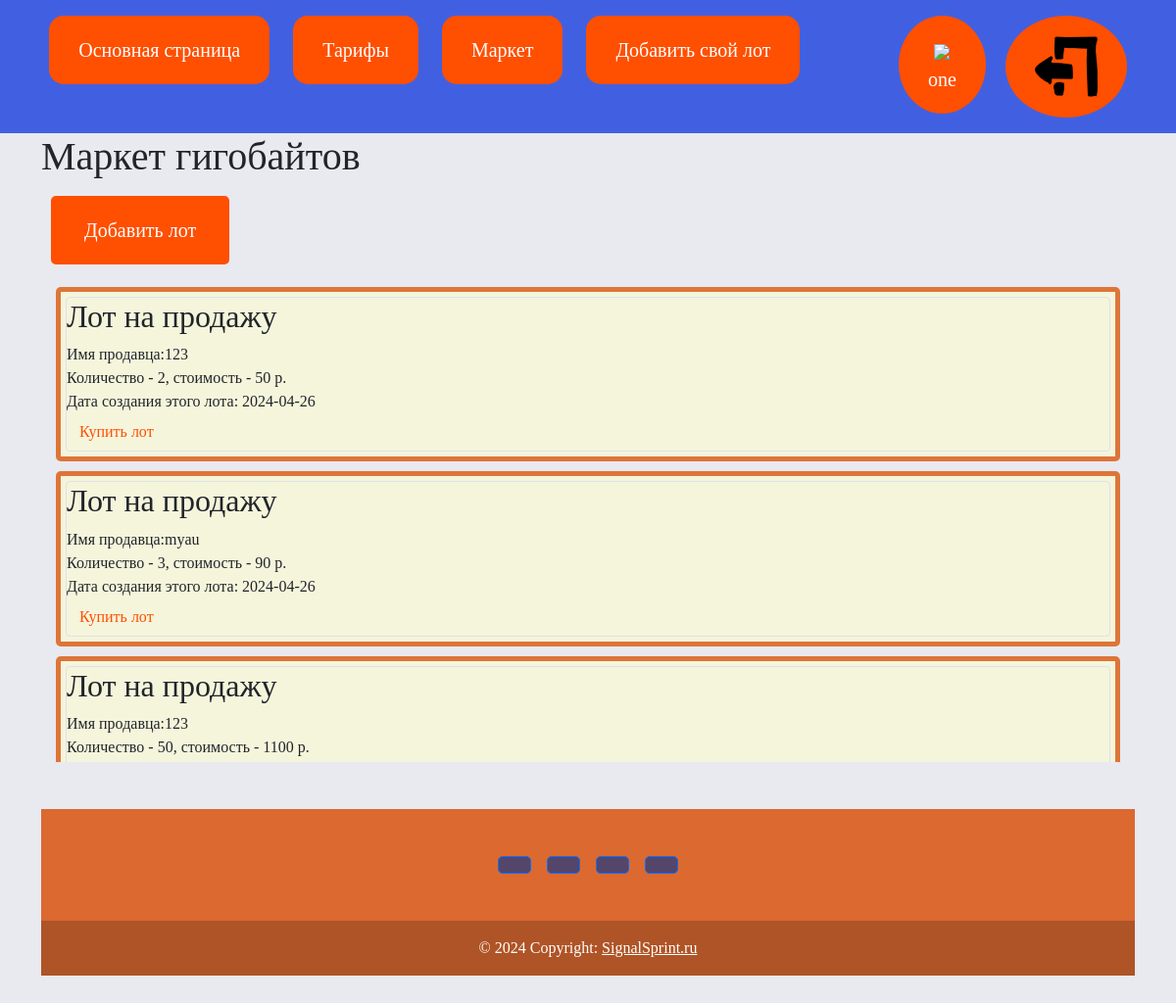
Page /market (signed in) on the committed database.
### data/users.py (models this page shows, shortened)
class User(SqlAlchemyBase, UserMixin, SerializerMixin):
    __tablename__ = 'user'
    id = sqlalchemy.Column(sqlalchemy.Integer,
                           primary_key=True, autoincrement=True)
    name = sqlalchemy.Column(sqlalchemy.String, nullable=True)
    phone_number = sqlalchemy.Column(sqlalchemy.String,
                                     index=True, unique=True, nullable=True)
    surname = sqlalchemy.Column(sqlalchemy.String, nullable=True)
    money = sqlalchemy.Column(sqlalchemy.Integer, nullable=True)
    hashed_password = sqlalchemy.Column(sqlalchemy.String, nullable=False)
    created_date = sqlalchemy.Column(sqlalchemy.DateTime,
                                     default=datetime.datetime.now)
    lots = orm.relationship("Lots", back_populates='user')
    paket_users = orm.relationship('Paket_Users', back_populates='user')

### data/lots.py (models this page shows)
class Lots(SqlAlchemyBase, SerializerMixin):
    __tablename__ = 'lots'
    id = sqlalchemy.Column(sqlalchemy.Integer,
                           primary_key=True, autoincrement=True)
    quantity = sqlalchemy.Column(sqlalchemy.Integer)
    price = sqlalchemy.Column(sqlalchemy.Integer)
    created_date = sqlalchemy.Column(sqlalchemy.DateTime,
                                     default=datetime.datetime.now)
    user_id = sqlalchemy.Column(sqlalchemy.Integer,
                                sqlalchemy.ForeignKey("user.id"))
    user = orm.relationship('User', back_populates='lots')

### main.py (the view)
@app.route("/market", methods=['GET', 'POST'])
def index():
    db_sess = db_session.create_session()
    tarif_flag = True
    if current_user.is_authenticated:
        paket_users = db_sess.query(Paket_Users).filter(Paket_Users.user_id == int(current_user.id)).first()
        tarif_flag = True if paket_users.tariff_id else False
    if current_user.is_authenticated:
        lots = db_sess.query(Lots).filter(
            (Lots.user != current_user) | (Lots.created_date > (datetime.datetime.now() - datetime.timedelta(days=30))))
    else:
        lots = db_sess.query(Lots).filter(Lots.created_date > (datetime.datetime.now() - datetime.timedelta(days=30)))
    return render_template("index.html", lots=lots, title='Лоты', tarif_flag=tarif_flag)

### data/db_session.py (called while the page is built)
def create_session() -> Session:
    global __factory
    return __factory()

### main.py (called while the page is built)
@login_manager.user_loader
def load_user(user_id):
    db_sess = db_session.create_session()
    return db_sess.query(User).get(user_id)

### templates/index.html (shortened to what this page needs)
{% extends "base.html" %}
{% block content %}
<h1>Маркет гигобайтов</h1>
{% if current_user.is_authenticated %}
{% if tarif_flag %}
<a href="lots" class="btn btn-sell">Добавить лот</a>
{% endif %}
{% endif %}
<div class="sps_lots">
    {% for item in lots%}
    <div class="item">
        <div class="prosoika">
            <div class="in_item">
                <div class="ll">
                    <div class="lot">
                        <div class="col-md6 border rounded">
                            <h2>Лот на продажу</h2>
                            <div>
                                Имя продавца:{{item.user.name}}
                            </div>
                            <div>
                                Количество - {{item.quantity}}, стоимость - {{item.quantity * item.price}} р.<br>
                                Дата создания этого лота: {{item.created_date.date()}}
                            </div>
                            {% if current_user.is_authenticated %}
                            {% if current_user.id != item.user_id %}
                            {% if item.quantity * item.price > current_user.money %}
                            <button class="btn btn-buy" data-toggle="modal" data-target="#exampleModalA">Купить лот
                            </button>
                            {% else %}
                            <a href="/lots/{{ item.id }}" class="btn btn-buy">Купить лот</a>
                            {% endif %}
                            {% else %}
                            <a href="/lots_delete/{{ item.id }}" class="btn btn-buy">Отменить лот</a>
                            {% endif %}
                            {% endif %}
                        </div>
                    </div>
                </div>
            </div>
        </div>
    </div>
    {% endfor %}
</div>
{% endblock %}

### templates/base.html (shortened to what this page needs)
<!DOCTYPE html>
<html lang="en">
<head>
    <link rel="stylesheet"
          href="https://cdn.jsdelivr.net/npm/bootstrap@5.0.0-beta1/dist/css/bootstrap.min.css"
>
    <link rel="stylesheet" type="text/css" href="static/css/style_base.css"/>
</head>
<body>
<nav class="navbar-menu nav">
    <div class="div_menu">
        <a href="/" class="button_menu button">Основная страница</a>
        <a href="/tarifs" class="button_menu button">Тарифы</a>
        <a href="/market" class="button_menu button">Маркет</a>
        {% if current_user.is_authenticated %}
        <a href="/lots" class="button_menu button">Добавить свой лот</a>
        {% endif %}
    </div>
    <div class="div_menu">
        {% if current_user.is_authenticated %}
        <a href="/profiles" class="profil button">
            {% if current_user.is_authenticated %}
            <img src='static/img/reg_profil.png'><br>
            {{ current_user.name }}
            {% endif %}
        </a>
        <a class="navbar-brand profil button" href="/logout">
            <img src='static/img/go_out.png'>
        </a>
        {% else %}
        <p>
            <a class="btn btn-primary " href="/register">Зарегистрироваться</a>
            <a class="btn btn-success" href="/login">Войти</a>
        </p>
        {% endif %}
    </div>
</nav>
<main role="main" class="container">
    {% block content %}
    {% endblock %}
</main>
<div class="container my-5">
    <footer class="text-center text-lg-start" style="background-color: #db6930;">
        <div class="container d-flex justify-content-center py-5">
            <button type="button" class="btn btn-primary btn-lg btn-floating mx-2"
                    style="background-color: #54456b;">
            </button>
            <button type="button" class="btn btn-primary btn-lg btn-floating mx-2"
                    style="background-color: #54456b;">
            </button>
            <button type="button" class="btn btn-primary btn-lg btn-floating mx-2"
                    style="background-color: #54456b;">
            </button>
            <button type="button" class="btn btn-primary btn-lg btn-floating mx-2"
                    style="background-color: #54456b;">
            </button>
        </div>
        <div class="text-center text-white p-3" style="background-color: rgba(0, 0, 0, 0.2);">
            © 2024 Copyright:
            <a class="text-white" href="https://www.google.com/">SignalSprint.ru</a>
        </div>
    </footer>
</div>
</body>
</html>

### static/css/style_base.css (style rules this page uses)
body { font-family: PT Astra Sans; background-color: #e9e9f0; }
div.div_menu .button { background-color: #FF4F00; border: none; color: white; padding: 20px 30px; text-align: center; text-decoration: none; display: inline-block; font-size: 20px; margin: 16px 10px; cursor: pointer; height: 100%; }
nav.navbar-menu div.div_menu { height: 100%; }
div.div_menu .button_menu { border-radius: 15px; }
div.div_menu .profil { border-radius: 50%; float: left; }
nav.navbar-menu { background-color: #4160E1; display: flex; justify-content: space-around; }
div.sps_lots { overflow: scroll; height: 500px; padding: 5px; }
.btn-sell { background-color: #FF4F00; border: none; color: white; padding: 20px 34px; text-align: center; text-decoration: none; display: inline-block; font-size: 20px; margin: 8px 10px; cursor: pointer; border-radius: 5px; }
div.item { margin: 10px; }
div.ll { padding: 5px; background-color: #f5f5dc ; }
div.in_item { padding: 5px; border: 5px; background-color: #DD7538 ; border-radius: 5px; }
div.in_item .btn-buy { color: #FF4F00; }
.container { width: auto; max-width: 1152px; }
.container { margin-right: auto; margin-left: auto; padding-left: 18px; padding-right: 18px; }

### rows in the picture
User: name "one"
Lots: user.name "123", quantity "2", item.quantity*item.price "50", created_date "2024-04-26"
Lots: user.name "myau", quantity "3", item.quantity*item.price "90", created_date "2024-04-26"
Lots: user.name "123", quantity "50", item.quantity*item.price "1100"
